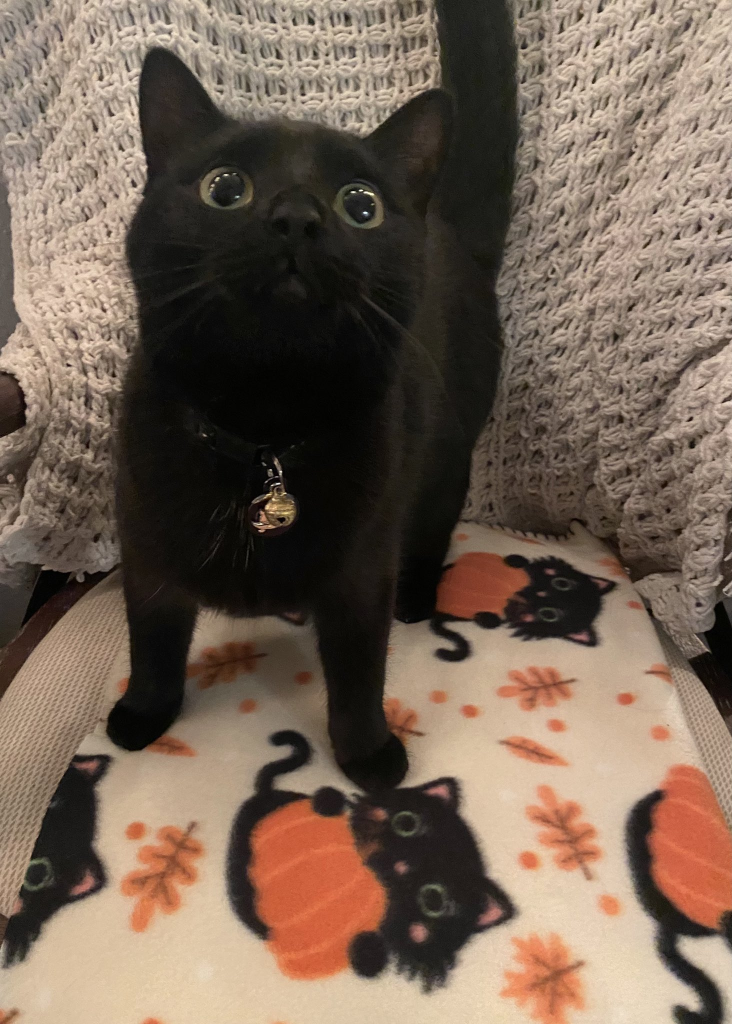
#> input picture Photos/Bcat.jpg, 1464 x 2048 px (shown at 1/2 size)
$ python filters_py.py
#> lines starting #> are read from the running program, lines starting #| are printed output that depends on the picture; after the words box and inside, x2 and y2 are one past the last pixel; in counts of white or black regions, pixels touching at a corner belong together
#python filters_py.py
import cv2 as cv
import numpy as np
import math

#CONVERSION A ARRAY DE PANTALLA NOKIA LCD
def NokiaLCD_array(img_mono, img_arr):
    Byte_index = 0
    for i in range(0, 48, 8): #Alto
        for j in range(0, 84): #Ancho
            #Transformando a bloques de 8bits - forma: valor*2^(n)
            for n in range(8):
                img_arr[Byte_index]=img_arr[Byte_index]+img_mono[i+n][j]*pow(2,n)
            #Cuando se cumple 8bits, se pasa al siguiente bloque
            Byte_index= Byte_index+1
    return img_arr

#FILTRO SOBEL
def Sobel_py(img,img_mono,img_arr,sobel_filtered_image):
    sobelx = [1.0, 0.0, -1.0, 2.0, 0.0, -2.0, 1.0, 0.0, -1.0]
    sobely = [1.0, 2.0, 1.0, 0.0, 0.0, 0.0, -1.0, -2.0, -1.0]
    media = 0.0

    for i in range(1, 47): #Alto
        for j in range(1, 83): #Ancho
            #Calculate gx and gy using Sobel (horizontal and vertical gradients)
            index, gx, gy = 0, 0.0, 0.0
            for m in range(i-1, i+2):
                for n in range(j-1, j+2):
                    gx+=sobelx[index]*img[m][n]
                    gy+=sobely[index]*img[m][n]
                    index+=1

            g= math.sqrt(gx ** 2 + gy ** 2)
            sobel_filtered_image[i][j] = g
            media = media+g

    media = media/(82*46)

    #Thresholding de la imagen a blanco o negro
    for i in range(0, 48): #Alto
        for j in range(0, 84): #Ancho
            if sobel_filtered_image[i][j] < media:    #Si el pixel es menor al umbral, se guarda 0 en el arreglo dado que es de fondo (pixel no prendido en pantalla)
                img_mono[i][j]=0
                img[i][j]=255
            else:
                img[i][j]=0

    #Array para NokiaLCD
    img_arr=NokiaLCD_array(img_mono, img_arr)

    return img, img_arr

#FILTRO UMBRAL INTENSIDAD GLOBAL
def Int_thresh_py(img,img_mono,img_arr):
    umbral=0.0
    cont=0
    for i in range(0, 48): #Alto
        for j in range(0, 84): #Ancho
            if(img[i][j]!=255):
                umbral=umbral+img[i][j]
                cont=cont+1
    umbral=umbral/cont
    #print("Umbral: ", umbral, "Cont:", cont)

    #Thresholding de la imagen a blanco o negro
    for i in range(0, 48): #Alto
        for j in range(0, 84): #Ancho
            if img[i][j] > umbral: #Global Threshold
                img[i][j]=255
                img_mono[i][j]=0
            else:
                img[i][j]=0

    #Array para NokiaLCD
    img_arr=NokiaLCD_array(img_mono, img_arr)

    return img, img_arr

#GRAYSCALE FILTER
def grayscale(img):
    gray = np.zeros((48, 84),dtype='uint8')
    for i in range (len(img)):
        for j in range(len(img[0])):
            # Gray = 0.0722Blue + 0.7152Green + 0.2126Red
            gray[i][j]=int(0.0722*img[i][j][0]+0.7152*img[i][j][1]+0.2126*img[i][j][2])
    return gray

def exportar_arr(img_arr,file_name):
    #Escribiendo el arreglo en un archivo de texto
    file = open(file_name, "w+")
    file.write("char bitmapArray[504] = {")
    for i in range(len(img_arr)-1):
        content = hex(img_arr[i])
        file.write(content)
        file.write(", ")
        if (i % 80)==0:
            file.write("\n")
    content = hex(img_arr[len(img_arr)-1])
    file.write(content)
    file.write("};")
    file.close()

#-----------------FUNCIÓN RESIZING DE LA IMAGEN MEDIANTE INTERPOLACIÓN BILINEAL---------------------
def resizing_interpolacion_bilineal(imagen_original, nuevo_altura, nuevo_ancho):
    #Dimensiones originales de la imagen
    altura_original = len(imagen_original)
    ancho_original = len(imagen_original[0])
    canales_imagen = 3 #RGB

    nueva_imagen = np.zeros((nuevo_altura, nuevo_ancho, canales_imagen))

    #Factores de escalamiento para la altura y el ancho
    if nuevo_ancho != 0:
        factor_escala_ancho = ancho_original/nuevo_ancho
    else:
        factor_escala_ancho = 0

    if nuevo_altura != 0:
        factor_escala_altura = altura_original/nuevo_altura
    else:
        factor_escala_altura = 0

    #Se recorren todos los pixeles de la nueva imagen mediante dos iterativas
    for i in range(nuevo_altura):
        for j in range(nuevo_ancho):
            #Coordenadas equivalentes de la img original
            x = factor_escala_altura*i
            y = factor_escala_ancho*j
            #Calculando los 4 píxeles de la imagen original más cercanos a x e y
            x_inferior= int(x)
            if (altura_original-1) <= int(x+1):
                x_superior = altura_original-1
            else:
                x_superior = int(x+1)

            y_inferior = int(y)
            if (ancho_original-1) <= int(y+1):
                y_superior = ancho_original -1
            else:
                y_superior =  int(y+1)

            #Si los valores de x e y son valores enteros, no hay necesidad de interpolar, sino
            #asignar los valores de la imagen original a dichas coordenadas
            if(x_superior == x_inferior) and (y_superior == y_inferior):
                valor_interpolado = imagen_original[int(x), int(y), :]
            #Si x es entero, se interpola la parte solo y
            elif(x_superior == x_inferior):
                valor_vecino1 = imagen_original[int(x), int(y_inferior), :]
                valor_vecino2 = imagen_original[int(x), int(y_superior), :]
                valor_interpolado = valor_vecino1*(y_superior-y)+valor_vecino2*(y-y_inferior)
            #Si y es entero, se interpola la parte solo x
            elif(y_superior == y_inferior):
                valor_vecino1 = imagen_original[int(x_inferior), int(y), :]
                valor_vecino2 = imagen_original[int(x_superior), int(y), :]
                valor_interpolado = (valor_vecino1)*(x_superior-x) + (valor_vecino2)*(x-x_inferior)
            #Si x e y no son enteros, se interpolan ambos valores
            else:
                #Calculo de los valores de los 4 vecinos que se encuentran cercanos a x e y
                valor_vecino1 = imagen_original[x_inferior, y_inferior, :]
                valor_vecino2 = imagen_original[x_superior, y_inferior, :]
                valor_vecino3 = imagen_original[x_inferior, y_superior, :]
                valor_vecino4 = imagen_original[x_superior, y_superior, :]
                #Cálculo de la contribución en un valor interpolado 1 y 2 de los vecinos 1 y 2, así como 3 y 4 respectivamente
                valor_interpolado1 = valor_vecino1*(x_superior-x)+valor_vecino2*(x-x_inferior)
                valor_interpolado2 = valor_vecino3*(x_superior-x)+valor_vecino4*(x-x_inferior)
                #Cálculo de la contribución de los valores interpolados 1 y 2 en un valor interpolado total que ocupara las coordenas i y j
                #de la nueva imagen
                valor_interpolado = (valor_interpolado1)*(y_superior-y)+(valor_interpolado2)*(y-y_inferior)

            nueva_imagen[i,j,:] = valor_interpolado
    return nueva_imagen.astype(np.uint8)

if __name__ == '__main__':
    img = cv.imread('Photos/Bcat.jpg')
#> img is the input picture: shape (2048, 1464, 3); mean B, G, R 84.6, 98.9, 117
    img = resizing_interpolacion_bilineal(img, 48, 84)
#> in resizing_interpolacion_bilineal, `altura_original = len(imagen_original)`: altura_original = 2048
#> in resizing_interpolacion_bilineal, `ancho_original = len(imagen_original[0])`: ancho_original = 1464
#> in resizing_interpolacion_bilineal, `factor_escala_ancho = ancho_original/nuevo_ancho`: factor_escala_ancho = 17.43
#> in resizing_interpolacion_bilineal, `factor_escala_altura = altura_original/nuevo_altura`: factor_escala_altura = 42.67
#> after the loop in resizing_interpolacion_bilineal, `for i in range(nuevo_altura):`:
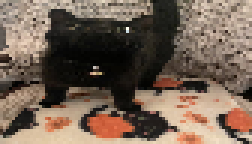
#> nueva_imagen: shape (48, 84, 3) float64 (shown 3 times larger); mean B, G, R 84.4, 98.6, 116.5
    cv.imwrite('Results/TEST_resize.png',img)

    #SOBEL FILTER
    Sobel_arrPy = np.zeros((504),dtype='uint8')   #Imagen en arreglo hexadecimal
    Sobel_monoPy = np.ones((48, 84),dtype='uint8') #Imagen en forma 0 y 1
    sobel_filtered_imagePy = np.zeros((48, 84),dtype='f')
    img_sobelPy = grayscale(img)
#> the loop in grayscale, `for i in range (len(img)):` made 48 passes
#> after the loop in grayscale, `for i in range (len(img)):`:
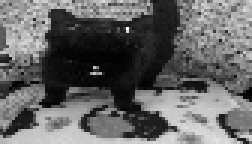
#> gray: shape (48, 84) (shown 3 times larger); min 0, max 253, mean 100.4
    img_sobelPy, Sobel_arr = Sobel_py(img_sobelPy,Sobel_monoPy,Sobel_arrPy,sobel_filtered_imagePy)
#> after the loop in Sobel_py, `for i in range(1, 47):`:
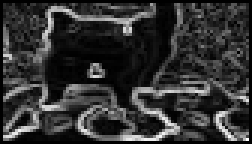
#> sobel_filtered_image: shape (48, 84) float32 (shown 3 times larger); min 0, max 757.9, mean 150; drawn with min black and max white
#> after the loop in Sobel_py, `for i in range(1, 47):`: media = 604674
#> in Sobel_py, `media = media/(82*46)`: media = 160.3
#> after the loop in Sobel_py, `for i in range(0, 48):`:
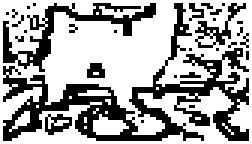
#> img: shape (48, 84) (shown 3 times larger); 65% white; black in thin lines or dots
#> after the loop in Sobel_py, `for i in range(0, 48):`: img_mono: shape (48, 84); values 0 (black) and 1 (white), 35% white in thin lines or dots
#> after the loop in NokiaLCD_array, `for i in range(0, 48, 8):`: Byte_index = 504; img_arr = 504 values, max 255 at index 85, min 0 at index 0, mean 84.11
#> Sobel_arr has the same summary as img_arr in NokiaLCD_array
    cv.imwrite('Results/TEST_Sobel_py.png',img_sobelPy)
    #exportar_arr(Sobel_arr, "TEST_Sobel_py.txt")

    #GLOBAL INTENSITY THRESHOLD FILTER
    img_ithresh = grayscale(img)
#> the loop in grayscale (call 2), `for i in range (len(img)):` made 48 passes
    Ithresh_arr = np.zeros((504),dtype='uint8')   #Imagen en arreglo hexadecimal
    Ithresh_mono = np.ones((48, 84),dtype='uint8') #Imagen en forma 0 y 1 volteada
    img_ithresh, Ithresh_arr = Int_thresh_py(img_ithresh,Ithresh_mono,Ithresh_arr)
#> after the loop in Int_thresh_py, `for i in range(0, 48):`: cont = 4032; umbral = 404889
#> in Int_thresh_py, `umbral=umbral/cont`: umbral = 100.4
#> after the loop in Int_thresh_py, `for i in range(0, 48):`:
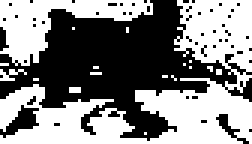
#> img: shape (48, 84) (shown 3 times larger); 51.9% white; 53 black regions (50 under 20 px), largest, box (x1, y1, x2, y2) and area: (0, 0, 84, 47) 1762, (0, 35, 13, 46) 63, (72, 38, 83, 48) 30
#> in Int_thresh_py, `img_arr=NokiaLCD_array(img_mono, img_arr)`: img_arr = 504 values, max 255 at index 51, min 0 at index 0, mean 120.9
#> Ithresh_arr has the same summary as img_arr in Int_thresh_py
    cv.imwrite('Results/TEST_Intensity_Py.png',img_ithresh)
    #exportar_arr(Ithresh_arr, "TEST_Intensity_Py.txt")

$ run again, with Photos/ardilla.jpg copied over Photos/Bcat.jpg
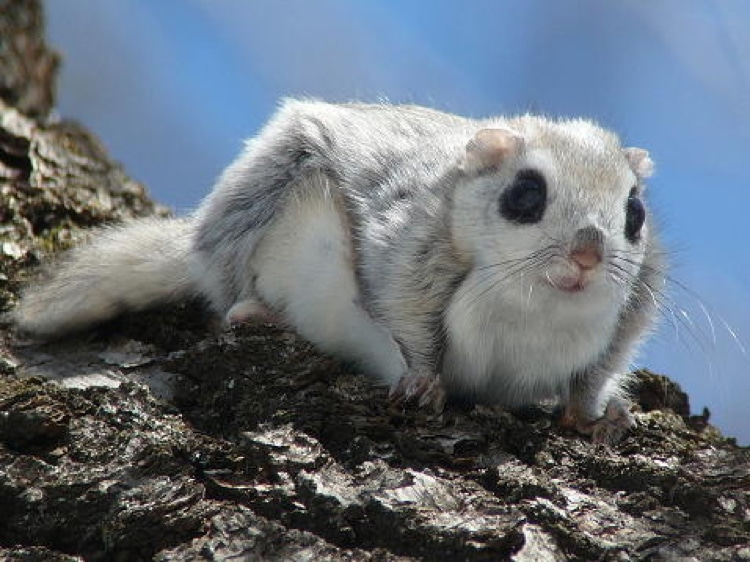
#> input picture Photos/ardilla.jpg, 750 x 562 px
#> img is the input picture: shape (562, 750, 3); mean B, G, R 120.9, 111.8, 103.2
#> altura_original = 562
#> ancho_original = 750
#> factor_escala_ancho = 8.93
#> factor_escala_altura = 11.71
#> the loop in grayscale, `for i in range (len(img)):` made 48 passes
#> after the loop in Sobel_py, `for i in range(1, 47):`: media = 557130.3
#> in Sobel_py, `media = media/(82*46)`: media = 147.7
#> after the loop in Sobel_py, `for i in range(0, 48):`:
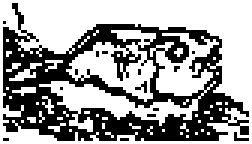
#> img: shape (48, 84) (shown 3 times larger); 62% white; black in thin lines or dots
#> after the loop in NokiaLCD_array, `for i in range(0, 48, 8):`: Byte_index = 504; img_arr = 504 values, max 255 at index 169, min 0 at index 0, mean 87.73
#> Sobel_arr has the same summary as img_arr in NokiaLCD_array
#> the loop in grayscale (call 2), `for i in range (len(img)):` made 48 passes
#> after the loop in Int_thresh_py, `for i in range(0, 48):`: cont = 4032; umbral = 444318
#> in Int_thresh_py, `umbral=umbral/cont`: umbral = 110.2
#> after the loop in Int_thresh_py, `for i in range(0, 48):`:
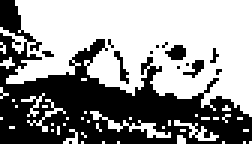
#> img: shape (48, 84) (shown 3 times larger); 58.3% white; 14 black regions (11 under 20 px), largest, box (x1, y1, x2, y2) and area: (0, 0, 84, 48) 1593, (55, 15, 62, 20) 25, (38, 17, 43, 28) 20
#> in Int_thresh_py, `img_arr=NokiaLCD_array(img_mono, img_arr)`: img_arr = 504 values, max 255 at index 0, min 0 at index 7, mean 116.8
#> Ithresh_arr has the same summary as img_arr in Int_thresh_py
